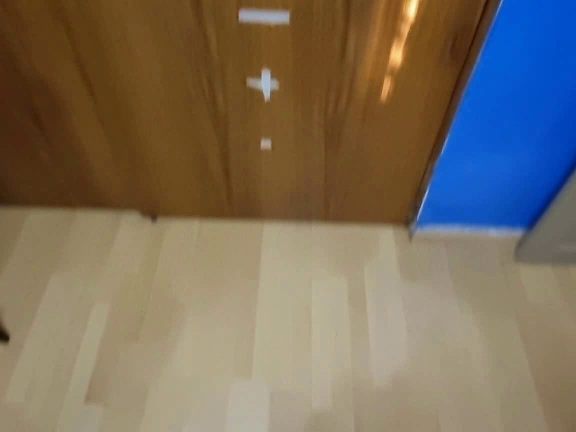
#> input picture frame 13 of src/media/videos/wena.mp4, 1152 x 864 px, given in place of alto.mp4, which was not available (shown at 1/2 size)
$ python procesamiento_video.py
#> lines starting #> are read from the running program, lines starting #| are printed output that depends on the picture; pictures that were not available may be replaced by others from this repository, and a replacement may not be noted
# Este código es para acortar el video, poner los puntos clave y la resolución de este


# importing the necessary libraries
from tkinter.font import families
import cv2
import numpy as np
import os
import sys

from fractions import Fraction


class FileCheck():
    def __init__(self, file_dir):
        self.file_dir = file_dir

    # [33 lines left out: functions get_filesize, bit_rate, sizeConvert, not called in this run]


def croping(cap, output_file, percentt):

#> called with percentt = 10
    print('START CROPPING')
    aux = 0

    write = True
    percent = percentt/100
    h1 = 1920 - 2 * int(percent*(1920 - 480)) - 480
    w1 = 1080 - 2 * int(percent*1080)
    print(h1)
    print(w1)
    out = cv2.VideoWriter(output_file,
                            cv2.VideoWriter_fourcc(*'M4S2'),
                            30,
                            (h1, w1)) #(480, 256)) (1920, 1080))

    # Loop until the end of the video
    while (cap.isOpened()):

        # Capture frame-by-frame
        ret, frame = cap.read()
#> frame is the input picture: shape (864, 1152, 3); mean B, G, R 92.6, 109.6, 121.8

        if (not ret):
            break

        hh, ww, _ = frame.shape
#> hh = 864; ww = 1152

        #print(frame.shape)
        cropped_image = frame[:, 240:(ww-240)]
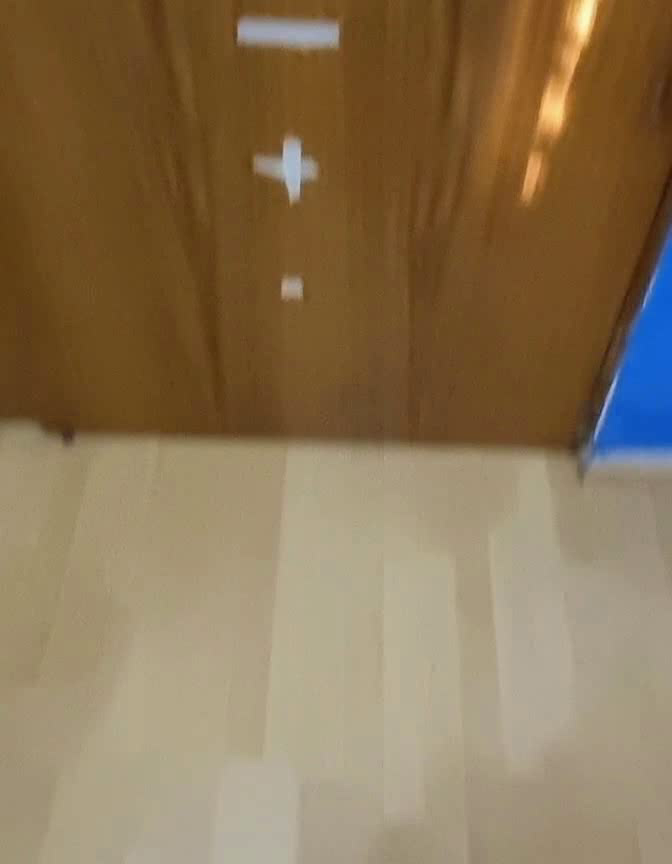
#> cropped_image: shape (864, 672, 3); mean B, G, R 84.3, 116.3, 138.3
        hh, ww, _ = cropped_image.shape
#> ww = 672
        #print(cropped_image.shape)
        percent = percentt/100
        cropped_image = cropped_image[int(percent*hh) : hh - int(percent*hh), int(percent*ww): ww - int(percent*ww)]
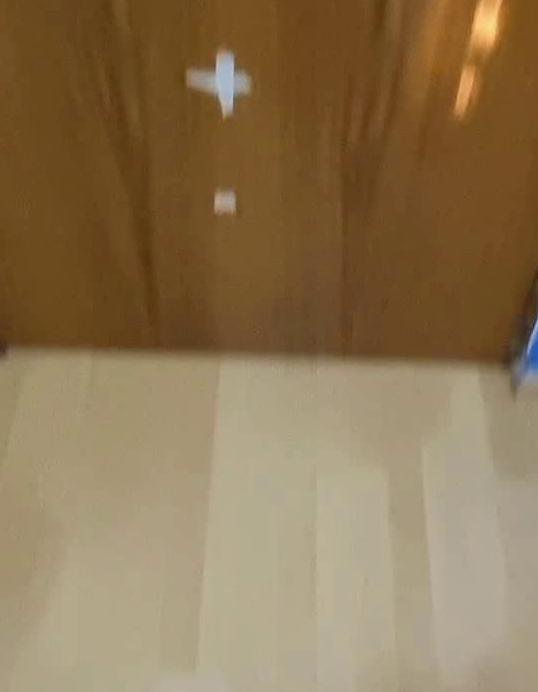
#> cropped_image: shape (692, 538, 3); mean B, G, R 82.4, 117.3, 141

        #print(cropped_image.shape)
        if cv2.waitKey(50) & 0xFF == ord('e'):
#> (key e is pressed here)
            print('e')
            break

        # hh, ww, _ = cropped_image.shape
        # cropped_image = cropped_image[:, 90:(ww-90)]

        if aux == 0:
            print('***Original dimension***  ' + str(frame.shape) +'. Ratio of: '+ str(Fraction(frame.shape[1],frame.shape[0])))
            print('***Cropped dimension***  ' + str(cropped_image.shape) +'. Ratio of: '+ str(Fraction(cropped_image.shape[1],cropped_image.shape[0])))
        aux += 1


        if write:
            out.write(cropped_image)


    # release the video capture object
    cap.release()
    # Closes all the windows currently opened.
    cv2.destroyAllWindows()

    return aux+1, cropped_image.shape


def cortar_video(cap, output_file, h, w):

    print('START CUTTING')
    keypoints = []
    aux = 0
    aux2 = 0
    write = False
    contador_frames = 0
    autorizacion_contador = False
    imshow = True
    # Loop until the end of the video

    out = cv2.VideoWriter(output_file,
                            cv2.VideoWriter_fourcc(*'M4S2'),
                            30,
                            (h, w)) #(480, 360))

    frame_list = []
    while (cap.isOpened()):

        # Capture frame-by-frame
        ret, frame = cap.read()


        if (not ret):
            break
        frame = cv2.resize(frame, (h, w), fx = 0, fy = 0,
                            interpolation = cv2.INTER_CUBIC)

        if imshow:
            # Display the resulting frame
            cv2.imshow('Frame', frame)

        if cv2.waitKey(50) & 0xFF == ord('c'):
            print('c')
            autorizacion_contador = True

        if cv2.waitKey(50) & 0xFF == ord('q'):
            print('q')
            keypoints.append(aux)
            autorizacion_contador = False
            write = True
            imshow = False
            # Closes all the windows currently opened.
            cv2.destroyAllWindows()

        if cv2.waitKey(50) & 0xFF == ord('e'):
            print('e')
            break

        aux += 1

        if autorizacion_contador:
            contador_frames += 1

        if write:
            if aux2 == 0:
                print("wrinting zeroosss")
                out.write(np.zeros((w,h,3), np.uint8))
            out.write(frame)
            frame_list.append(frame)
            aux2 += 1


    # release the video capture object
    cap.release()


    frame_list.pop()
    frame_list.reverse()

    for frame in frame_list:
        out.write(frame)

    return keypoints, contador_frames

# [73 lines left out: function cortar_video_2, not called in this run]


if __name__ == "__main__":
    # Creating a VideoCapture object to read the video
    input_name = "alto.mp4"
    input_dir = '/home/diegodinho/Documentos/Escritorio/Magister/ProcesamientoVideo/videos'
    mid_dir = '/home/diegodinho/Documentos/Escritorio/Magister/ProcesamientoVideo/weas/pruebas_video/crop'
    output_dir = '/home/diegodinho/Documentos/Escritorio/Magister/Desarrollo App/React Native/Principal/src/media/videos'

    name = "wena.mp4"

    cap = cv2.VideoCapture(input_dir + '/' + input_name)

    mid_file = mid_dir + '/' + name
    numer_of_frames, shape = croping(cap, mid_file, percentt = 10)
#> numer_of_frames = 1; shape = (692, 538, 3)
    cap = cv2.VideoCapture(mid_file)
    output_file = output_dir + '/' + name
    keypoints, contador_frames = cortar_video(cap, output_file, shape[1], shape[0])
#> in cortar_video, `frame = cv2.resize(frame, (h, w), fx = 0, fy = 0, interpolation = cv2...`:
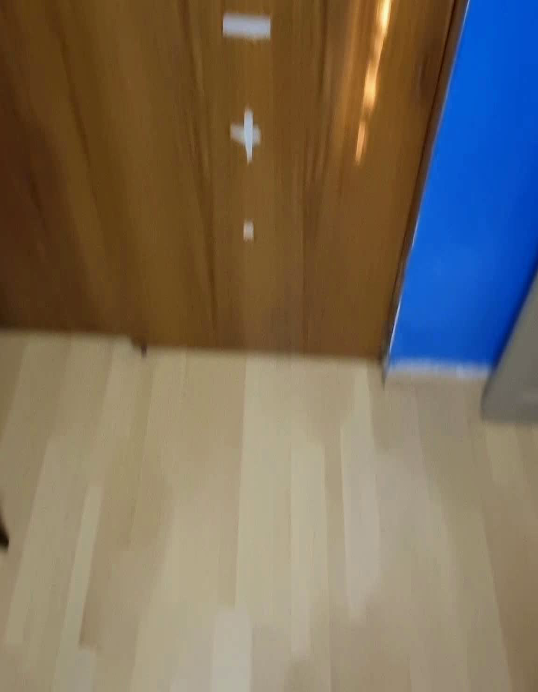
#> frame: shape (692, 538, 3); mean B, G, R 92.6, 109.6, 121.8
#> (key e is pressed here)
#> (key e is pressed here)
#> (key e is pressed here)
#> (the run stopped early here; a loop or call above may not have finished)

$ run again, starting later in the video
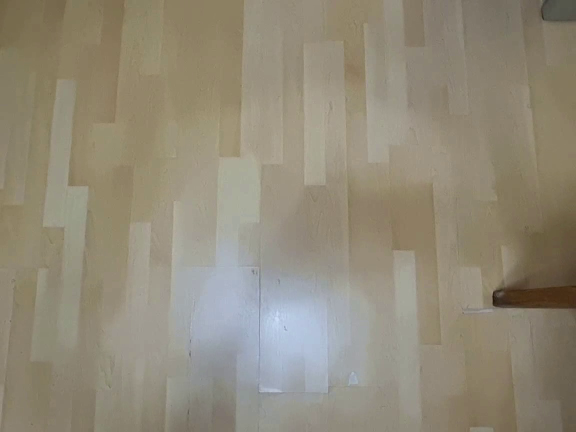
#> input picture frame 59 of src/media/videos/wena.mp4, 1152 x 864 px, given in place of alto.mp4, which was not available (shown at 1/2 size)
#> in croping, frame is the input picture: shape (864, 1152, 3); mean B, G, R 120.6, 138, 145.3
#> in croping, `cropped_image = cropped_image[int(percent*hh) : hh - int(percent*hh), ..`:
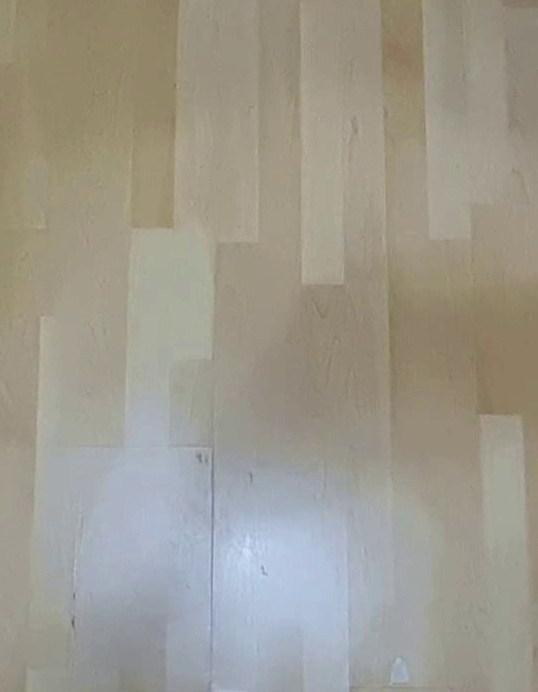
#> cropped_image: shape (692, 538, 3); mean B, G, R 142.1, 153.5, 157.4
#> in cortar_video, `frame = cv2.resize(frame, (h, w), fx = 0, fy = 0, interpolation = cv2...`:
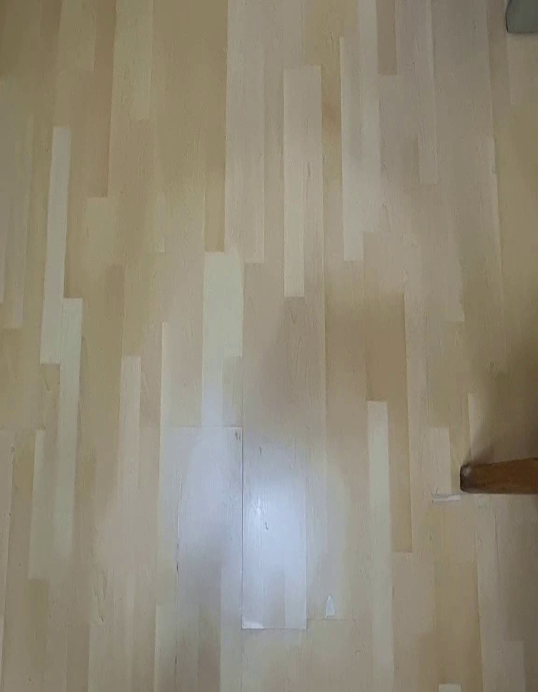
#> frame: shape (692, 538, 3); mean B, G, R 120.6, 138, 145.3

$ run again, starting later in the video
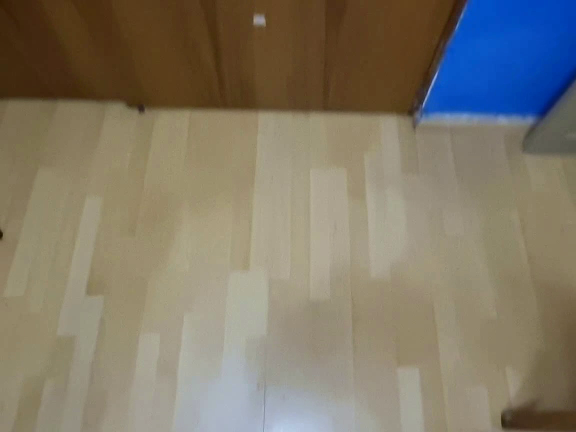
#> input picture frame 105 of src/media/videos/wena.mp4, 1152 x 864 px, given in place of alto.mp4, which was not available (shown at 1/2 size)
#> in croping, frame is the input picture: shape (864, 1152, 3); mean B, G, R 104.8, 120.8, 128.3
#> in croping, `cropped_image = cropped_image[int(percent*hh) : hh - int(percent*hh), ..`:
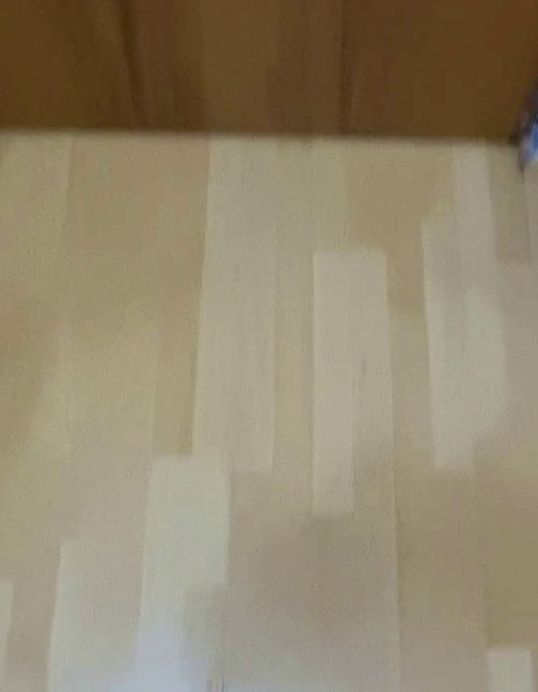
#> cropped_image: shape (692, 538, 3); mean B, G, R 109.7, 134.1, 146.1
#> in cortar_video, `frame = cv2.resize(frame, (h, w), fx = 0, fy = 0, interpolation = cv2...`:
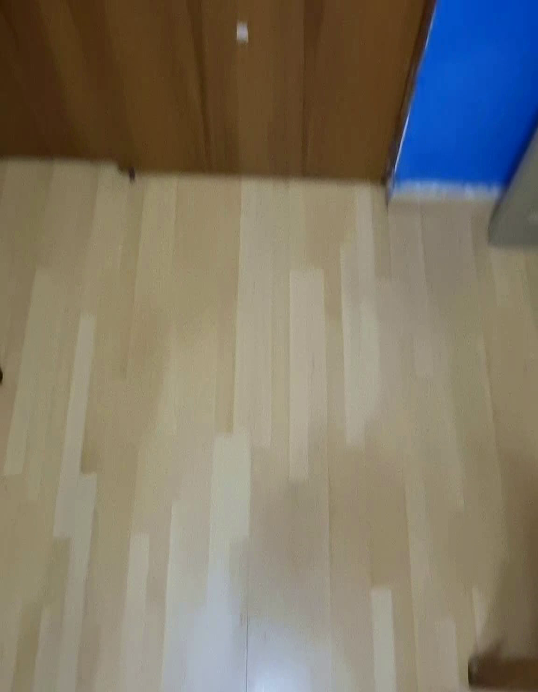
#> frame: shape (692, 538, 3); mean B, G, R 104.8, 120.7, 128.3
